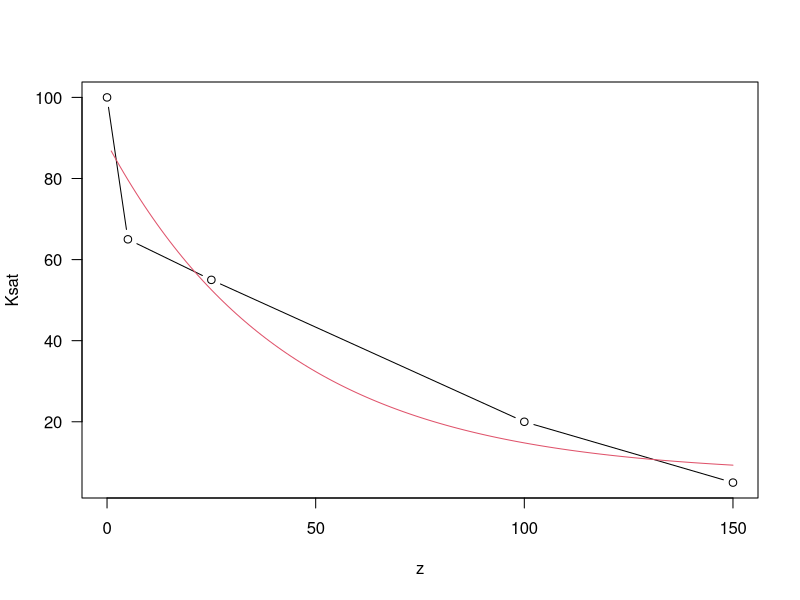

Reproduce this figure in R. (Note: this script raises an error after producing the figure.)



d <- data.frame(
  z = c(0, 5, 25, 100, 150),
  Ksat = c(100, 65, 55, 20, 5)
)

plot(Ksat ~ z, data = d, type = 'b', las = 1)


n <- nls(Ksat ~ SSasymp(z, Asym, R0, lrc), data = d)
coef(n)

p <- predict(n, newdata = data.frame(z = 1:150))
lines(1:150, p, col = 2)


d <- dice(x[5, ], ~ ksat.rosetta, SPC = FALSE)
plot(ksat.rosetta ~ hzdept_r, data = d, type = 'p', las = 1, cex = 0.5, pch = 16)

## doesn't work
# n <- nls(ksat.rosetta ~ SSasymp(hzdept_r, Asym, R0, lrc), data = d)
# coef(n)
# p <- predict(n, newdata = data.frame(hzdept_r = 1:150))
# 
# lines(1:150, p, col = 2)

d$logksat <- log(d$ksat.rosetta)
plot(logksat ~ hzdept_r, data = d, type = 'p', las = 1, cex = 0.5, pch = 16)

l <- lm(logksat ~ hzdept_r, data = d)
summary(l)
coef(l)

plot(ksat.rosetta ~ hzdept_r, data = d, type = 'p', las = 1, cex = 0.5, pch = 16)

p <- exp(coef(l)[1]) * exp(-coef(l)[2] * 1:200)
lines(1:200, p, col = p)
